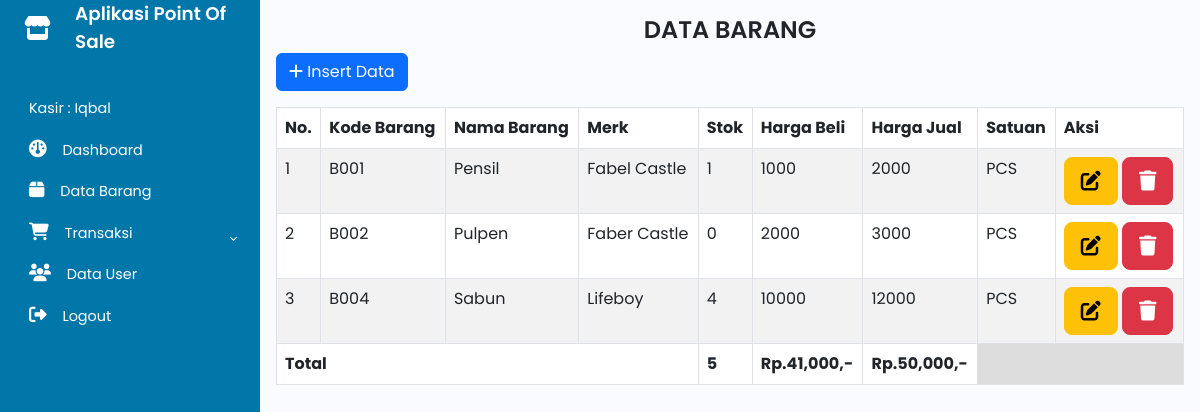
The app's page /view/admin/barang/index.php (signed in) with its own data.
### tables this page shows
CREATE TABLE `barang` (
  `id` int(11) NOT NULL,
  `kode_barang` varchar(20) NOT NULL,
  `nama_barang` varchar(30) NOT NULL,
  `merk` varchar(30) NOT NULL,
  `harga_beli` int(11) NOT NULL,
  `harga_jual` int(11) NOT NULL,
  `satuan_barang` varchar(20) NOT NULL,
  `stok` int(11) NOT NULL
);

### view/admin/layouts/session.php (called while the page is built, shortened)
<?php
$userAktif = $_SESSION['user'];
?>

### model/Barang.php (called while the page is built, shortened)
<?php
require_once "../../../Controller/database.php";
class Barang{
    private $table="Barang";
    private $db;
    function __construct(){
        $this->db = new Database();
    }
    function readData($condition = null){
        return $this->db->select($this->table, $condition);
    }
    public function getLastKodeBarang() {
        $result = $this->db->select("barang", "ORDER BY kode_barang DESC LIMIT 1");
        return $result ? $result[0]['kode_barang'] : null;
    }
}
?>

### controller/database.php (called while the page is built, shortened)
<?php
class Database{
    private $mysqli;
    function __construct()
    {
        $this->mysqli = new mysqli(DB_HOST,DB_USER,DB_PASS,DB_NAME);
    }
    function select($table, $condition = null){
        $sql = "SELECT * FROM $table " . " $condition";
        $result = $this->mysqli->query($sql);
        return $result->fetch_all(MYSQLI_ASSOC);
    }
}

### view/admin/barang/index.php (the view, shortened to what this page needs)
<?php
include_once __DIR__.'/../layouts/session.php';
require_once '../../../Model/Barang.php';
$barang = new Barang();
$lastKode = $barang->GetLastKodeBarang();
?>
<!DOCTYPE html>
<html lang="en">
<head>
<?php require_once __DIR__.'/../layouts/header.php'; ?>
</head>
<body>
<?php require_once __DIR__.'/../layouts/sidebar.php'; ?>
        <div class="main p-3">
            <div class="text-center">
                <h1>
                    DATA BARANG
                </h1>
            </div>
            <button type="button" class="btn btn-primary mb-3" data-bs-toggle="modal" data-bs-target="#exampleModalInsert">
                <i class="fa fa-plus"></i> Insert Data</button>
            <div class="modal-view">
                <table class="table table-bordered table-striped" id="example1">
                    <thead>
                        <tr style="background:#DFF0D8;color:#333;">
                            <th>No.</th>
                            <th>Kode Barang</th>
                            <th>Nama Barang</th>
                            <th>Merk</th>
                            <th>Stok</th>
                            <th>Harga Beli</th>
                            <th>Harga Jual</th>
                            <th>Satuan</th>
                            <th>Aksi</th>
                        </tr>
                    </thead>
                    <tbody>
                        <?php
                            $row = $barang->readData();
                            $totalBeli = 0;
                            $totalJual = 0;
                            $totalStok = 0;
                            foreach ($row as $key => $data) {
                                $totalBeli += $data['harga_beli'] * $data['stok'];
                                $totalJual += $data['harga_jual'] * $data['stok'];
                                $totalStok += $data['stok'];
                        ?>
                        <tr>
                            <td><?= $key+1 ?></td>
                            <td><?=$data['kode_barang']?></td>
                            <td><?=ucwords(strtolower($data['nama_barang']));?></td>
                            <td><?=ucwords(strtolower($data['merk']));?></td>
                            <td><?=$data['stok']?></td>
                            <td><?=$data['harga_beli']?></td>
                            <td><?=$data['harga_jual']?></td>
                            <td><?=$data['satuan_barang'];?></td>
                            <td>
                            <button type="button" class="btn btn-warning btn-lg"  data-bs-toggle="modal" data-bs-target="#exampleModalEdit<?=$data['id'];?>">
                                <i class="fa fa-edit"></i>
                            </button>
                            <button onclick="confirmDelete(<?= $data['id']; ?>)" class="btn btn-danger btn-delete btn-lg"><i class="fa-solid fa-trash"></i></button>
                            </td>
                        </tr>
                        <?php } ?>
                    </tbody>
                    <tfoot>
                        <tr>
                            <th colspan="4">Total </td>
                            <th><?php echo $totalStok;?></td>
                            <th>Rp.<?php echo number_format($totalBeli);?>,-</td>
                            <th>Rp.<?php echo number_format($totalJual);?>,-</td>
                            <th colspan="2" style="background:#ddd"></th>
                        </tr>
                    </tfoot>
                </table>
            </div>
        </div>
    </div>
</body>
</html>

### view/admin/layouts/header.php (shortened to what this page needs)
        <link href="https://cdn.jsdelivr.net/npm/bootstrap@5.3.0-alpha3/dist/css/bootstrap.min.css" rel="stylesheet"
>
    <link rel="stylesheet" href="https://cdnjs.cloudflare.com/ajax/libs/datatables/1.10.21/css/dataTables.bootstrap.min.css" />
    <link rel="stylesheet" href="https://cdnjs.cloudflare.com/ajax/libs/datatables/1.10.21/css/dataTables.bootstrap4.min.css" />
    <link rel="stylesheet" href="/kasir/view/admin/layouts/style.css">
    <link rel="stylesheet" href="https://cdnjs.cloudflare.com/ajax/libs/font-awesome/6.5.2/css/all.min.css" />

### view/admin/layouts/sidebar.php (shortened to what this page needs)
<div class="wrapper">
        <aside id="sidebar">
            <div class="d-flex">
                <div class="logo" type="button">
                <i class="fa-solid fa-store"></i>
                </div>
                <div class="sidebar-logo">
                    <a href="#">Aplikasi Point Of Sale</a>
                </div>
            </div>
            <ul class="sidebar-nav">
            <li class="sidebar-item">
                    <a href="/kasir/view/admin/user/dataUser.php" class="sidebar-link">
                        Kasir : <?= ucwords(strtolower($userAktif['nama'])); ?>
                    </a>
                </li>
                <li class="sidebar-item">
                    <a href="/kasir/view/dashboard.php" class="sidebar-link">
                        <i class="fa-solid fa-gauge"></i>
                        <span>Dashboard</span>
                    </a>
                </li>
                <li class="sidebar-item">
                    <a href="/kasir/view/admin/barang/index.php" class="sidebar-link">
                        <i class="fa-solid fa-box"></i>
                        <span>Data Barang</span>
                    </a>
                </li>
                <li class="sidebar-item">
                    <a href="#" class="sidebar-link collapsed has-dropdown" data-bs-toggle="collapse"
                        data-bs-target="#auth">
                        <i class="fa-solid fa-cart-shopping"></i>
                        <span>Transaksi</span>
                    </a>
                    <?php if ($_SESSION['user']['level'] == 1): ?>
                        <li class="sidebar-item">
                            <a href="/kasir/view/admin/user/dataUser.php" class="sidebar-link">
                                <i class="fa-solid fa-users"></i>
                                <span>Data User</span>
                            </a>
                        </li>
                    <?php endif; ?>
                </li>
                <li class="sidebar-item">
                    <a href="/kasir/view/admin/user/logout.php" class="sidebar-link">
                        <i class="fa-solid fa-right-from-bracket"></i>
                        <span>Logout</span>
                    </a>
                </li>
            </ul>
        </aside>

### view/admin/layouts/style.css (style rules this page uses)
a { text-decoration: none; }
li { list-style: none; }
h1 { font-weight: 600; font-size: 1.5rem; }
body { font-family: 'Poppins', sans-serif; }
.wrapper { display: flex; }
.main { min-height: 100vh; width: 100%; overflow: hidden; transition: all 0.35s ease-in-out; background-color: #fafbfe; }
#sidebar { width: 260px; min-width: 260px; z-index: 1000; transition: all .25s ease-in-out; background-color: #0176A8; display: flex; flex-direction: column; }
.logo i { font-size: 1.5rem; color: #FFF; padding: 1rem 1.5rem; }
.sidebar-logo { margin: auto 0; }
.sidebar-logo a { color: #FFF; font-size: 1.15rem; font-weight: 600; }
.sidebar-nav { padding: 2rem 0; flex: 1 1 auto; }
a.sidebar-link { padding: .625rem 1.625rem; color: #FFF; display: block; font-size: 0.9rem; white-space: nowrap; border-left: 3px solid transparent; }
.sidebar-link i { font-size: 1.1rem; margin-right: .75rem; }
.sidebar-item { position: relative; }
#sidebar .sidebar-link[data-bs-toggle="collapse"]::after { border: solid; border-width: 0 .075rem .075rem 0; content: ""; display: inline-block; padding: 2px; position: absolute; right: 1.5rem; top: 1.4rem; transform: rotate(-135deg); transition: all .2s ease-out; }
#sidebar .sidebar-link[data-bs-toggle="collapse"].collapsed::after { transform: rotate(45deg); transition: all .2s ease-out; }

### records on screen
barang: kode_barang "B001", nama_barang "Pensil", merk "Fabel Castle", stok "1", harga_beli "1000", harga_jual "2000", satuan_barang "PCS"
barang: kode_barang "B002", nama_barang "Pulpen", merk "Faber Castle", stok "0", harga_beli "2000", harga_jual "3000", satuan_barang "PCS"
barang: kode_barang "B004", nama_barang "Sabun", merk "Lifeboy", stok "4", harga_beli "10000", harga_jual "12000", satuan_barang "PCS"

### other values on screen
$userAktif['nama'] "Iqbal"
$totalStok "5"
$totalBeli "41,000"
$totalJual "50,000"
